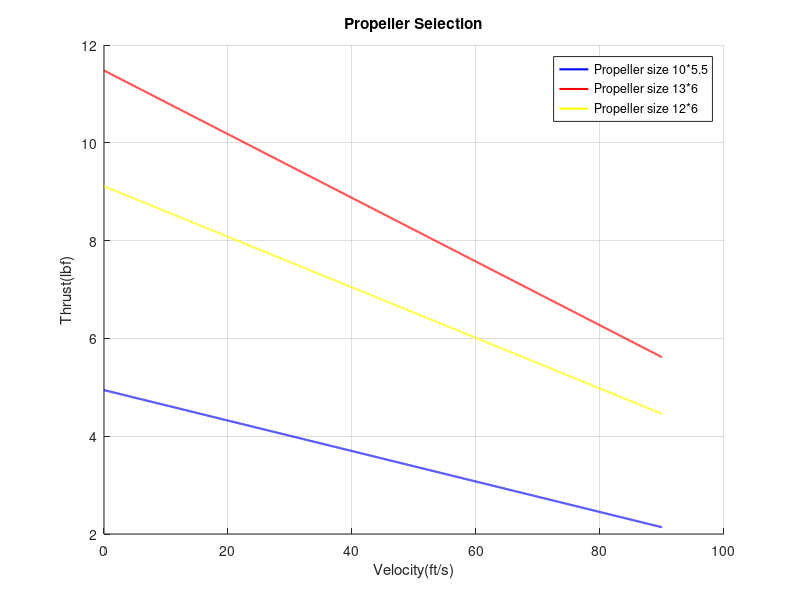

This figure's MATLAB source:
clc 
clear all


% Plotting the graph of Propeller Selection

diameter1 = 0.83 ; 
pitch1= 0.45  ; 
rpm = 13875 ; 
velocity = 0:0.01:90 ; 

f11 = (1.225 * (pi * (0.0254 * diameter1)^2) / 4) ;
f21 = (((rpm * 0.0254 * pitch1)^2) - ((rpm * 0.0254 * pitch1) .* velocity)) ;
f31= ((diameter1) / (3.29546 * pitch1)^1.5) ;

thrust1 = f11 * f21 * f31 ;

diameter2 = 1.08 ;    
pitch2 = 0.5 ;

f12 = (1.225 * (pi * (0.0254 * diameter2)^2) / 4) ;
f22 = (((rpm * 0.0254 * pitch2)^2) - ((rpm * 0.0254 * pitch2) .* velocity)) ;
f32 = ((diameter2) / (3.29546 * pitch2)^1.5) ;

thrust2 = f12 * f22 * f32 ;

diameter3 = 1 ;
pitch3 = 0.5 ;

f13 = (1.225 * (pi * (0.0254 * diameter3)^2) / 4) ;
f23 = (((rpm * 0.0254 * pitch3)^2) - ((rpm * 0.0254 * pitch3) .* velocity)) ;
f33 = ((diameter3) / (3.29546 * pitch3)^1.5) ;

thrust3 = f13 * f23 * f33 ;

hold on
plot(velocity,thrust1,'b','Linewidth',1.5) ;
plot(velocity,thrust2,'r','Linewidth',1.5) ;
plot(velocity,thrust3,'y','Linewidth',1.5) ;

grid on
xlabel('Velocity(ft/s)') ;
ylabel('Thrust(lbf)') ;
title('Propeller Selection') ;
legend('Propeller size 10*5.5','Propeller size 13*6','Propeller size 12*6') ;








        
